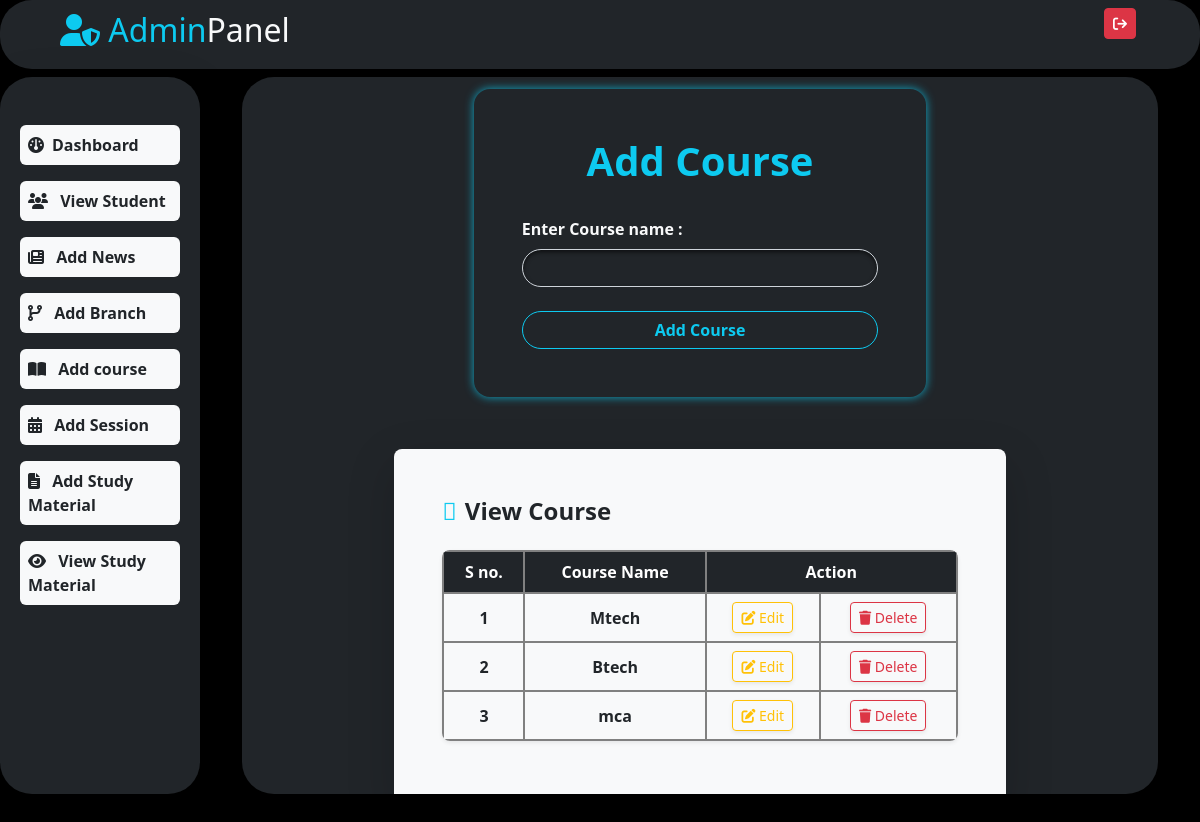
The page /index/adcourse/ on the database its author committed.
### myapp/models.py (models this page shows)
class Course(models.Model):
    course=models.CharField(max_length=20)

### myapp/views.py (the view)
# urls.py: path('adcourse/',views.adcourse,name="adcourse"),
def adcourse(request):
    if request.method=="POST":
        course=request.POST['course']
        course=Course.objects.create(course=course)
        return redirect('myapp:adcourse')
    course=Course.objects.all()
    return render(request,'adcourse.html',{"course":course})

### myapp/templates/adcourse.html (shortened to what this page needs)
{%extends 'index.html'%}
{%block body%}
<div class="row">
        <div class="mt-2 col-md-8 mx-auto p-1 ">
            <form action="" method="post" class="w-75 mx-auto shadow-lg rounded-4 p-5" style="box-shadow: 0 0 10px rgba(13, 202, 240, 0.8) !important; ">
                <h1 class="text-info fw-bold text-center">Add Course</h1>
                <br>
                <label for="" class="text-light fw-bold pb-2">Enter Course name :</label>
                <input type="text" name="course" value="{{c.course}}" class="form-control rounded-pill ps-3 st">
                <br>
                <input type="submit" value="Add Course" name="" class="btn btn-outline-info fw-bold rounded-pill form-control">
            </form>
        </div>
    </div>
    <div class="row mt-5">
        <div class="col-md-8 p-5 mx-auto bg-light rounded-3 table-responsive shadow-lg">
            <h4 class="text-dark mb-4 fw-bold"><i class=" text-info me-2 ffa-solid fa-book-open fa-bounce "></i>View Course</h4>
            <table class="table table-hover align-middle text-center shadow-sm rounded-3 overflow-hidden">
                <thead class="table-dark">
                <tr>
                    <th scope="col">
                        S no.
                    </th>
                    <th scope="col">Course Name</th>
                    <th colspan="2" scope="col">Action</th>
                </tr>
                </thead>
                <tbody>
                {%for c in course%}
                <tr>
                    <td class="fw-semibold">{{forloop.counter}}</td>
                    <td class="fw-bold">{{c.course}}</td>
                    <td><a href="{% url 'myapp:editcourse' c.id %}" class="btn btn-outline-warning btn-sm shadow-sm"><i class="fa fa-edit"></i> Edit</a></td>
                    <td><a href="{% url 'myapp:deletecourse' c.id %}" class="btn btn-outline-danger btn-sm shadow-sm"><i class="fa fa-trash"></i> Delete</a></td>
                </tr>
                {%endfor%}
            </table>
        </div>
    </div>
{%endblock%}

### myapp/static/css/style.css (style rules this page uses)
tr,th,td { border:2px solid grey; }

### myapp/templates/index.html (style rules this page uses)
.st, textarea { background-color: #212529 !important; color: #f8f9fa !important; box-shadow: inset 0 2px 4px rgba(0, 0, 0, 0.6); }
.table { border-radius: 12px; overflow: hidden; }

### rows shown on the page
Course: course "Mtech"
Course: course "Btech"
Course: course "mca"
